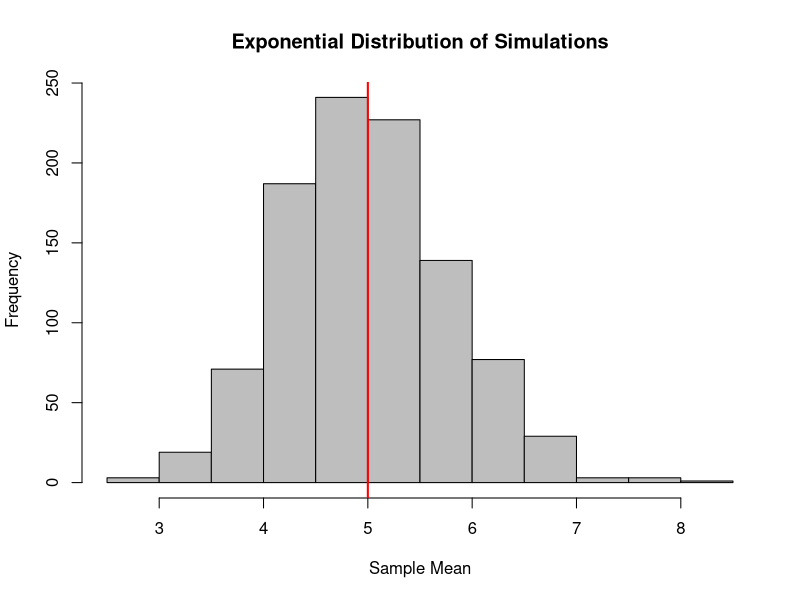
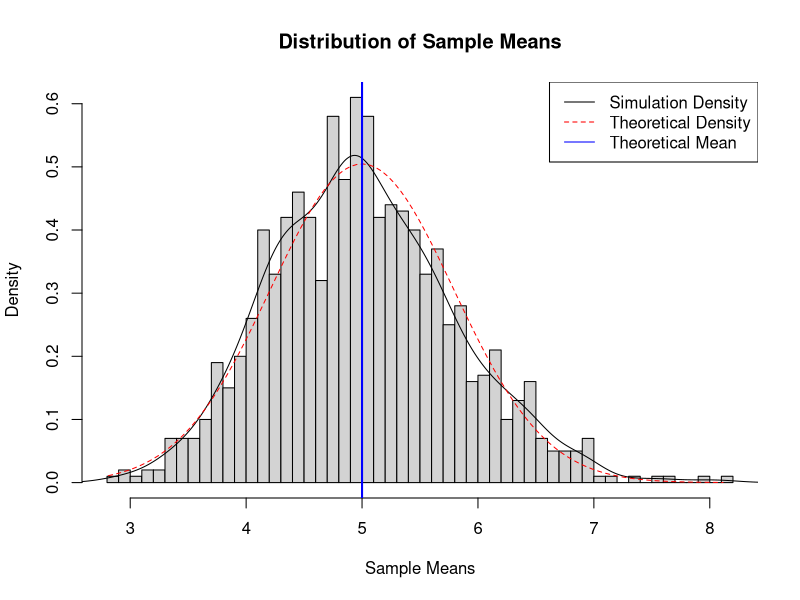

Generate these figures, in order, with R:
## ---- chunk 1

# set seed for reproducability
set.seed(43)

# set lambda to 0.2
lambda <- 0.2

# 40 samples
n <- 40

# 1000 simulations
nosim <- 1000

# Simulation
sim <- matrix(rexp(nosim * n, rate = lambda), nosim)

# Simulation Means
sim_means <- apply(sim, 1, mean)
## ---- chunk 2
# Theoretical Mean
theoretical_mean <- 1/lambda
print(paste("Theoretical Mean =", theoretical_mean))
## ---- chunk 3
# Sample Mean
sample_mean <- mean(sim_means)
print(paste("Sample Mean=", sample_mean))
## ---- chunk 4
# Visualization 
hist(sim_means, xlab="Sample Mean", main="Exponential Distribution of Simulations", col="grey")
# Vertical line on histogram representing the theoretical mean
abline(v = theoretical_mean, col = "red", lwd = 2)  
## ---- chunk 5
# Theoretical Standard Deviation
tsd <- 1/lambda/sqrt(n)
    
# Theoretical variance
tvar <- 1/lambda^2/n
print(paste("Theoretical Variance =", tvar))

#Sample Standard Deviation
sim_sd <- sd(sim_means)

# Sample variance
sim_var <- var(sim_means)
print(paste("Sample Variance =", sim_var))
## ---- chunk 6
hist(sim_means, breaks=n, prob=T, col="lightgrey", xlab="Sample Means", ylab="Density", main="Distribution of Sample Means") 
    lines(density(sim_means))
    xfit<-seq(min(sim_means),max(sim_means),length=100) 
    yfit<-dnorm(xfit,mean=1/lambda,sd=1/lambda/sqrt(n)) 
    lines(xfit, yfit, col="red", lty=2)
    abline(v = theoretical_mean, col = "blue", lwd = 2) 
    legend('topright', c("Simulation Density", "Theoretical Density", "Theoretical Mean"), lty=c(1,2), col=c("black","red", "blue")) 
